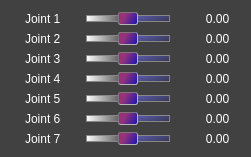
   <widget class="QWidget" name="tab_2">
    <property name="styleSheet">
     <string notr="true">font: 10pt &quot;Times New Roman&quot;;
background: rgba(65,65,65,255);
color: qlineargradient(spread:pad, x1:0, y1:0, x2:1, y2:0, stop:0 rgba(255, 135, 130, 255), stop:1 rgba(255, 255, 255, 255));</string>
    </property>
    <attribute name="title">
     <string>R</string>
    </attribute>
    <layout class="QGridLayout" name="gridLayout_9">
     <property name="leftMargin">
      <number>25</number>
     </property>
     <property name="horizontalSpacing">
      <number>25</number>
     </property>
     <property name="verticalSpacing">
      <number>5</number>
     </property>
     <item row="0" column="0">
      <widget class="QLabel" name="rJointLabel1">
       <property name="text">
        <string>Joint 1</string>
       </property>
      </widget>
     </item>
     <item row="1" column="2">
      <widget class="QLabel" name="rJointVal2">
       <property name="minimumSize">
        <size>
         <width>45</width>
         <height>0</height>
        </size>
       </property>
       <property name="text">
        <string>0.00</string>
       </property>
       <property name="alignment">
        <set>Qt::AlignCenter</set>
       </property>
      </widget>
     </item>
     <item row="0" column="2">
      <widget class="QLabel" name="rJointVal1">
       <property name="minimumSize">
        <size>
         <width>45</width>
         <height>0</height>
        </size>
       </property>
       <property name="text">
        <string>0.00</string>
       </property>
       <property name="alignment">
        <set>Qt::AlignCenter</set>
       </property>
      </widget>
     </item>
     <item row="5" column="0">
      <widget class="QLabel" name="rJointLabel6">
       <property name="text">
        <string>Joint 6</string>
       </property>
      </widget>
     </item>
     <item row="4" column="0">
      <widget class="QLabel" name="rJointLabel5">
       <property name="text">
        <string>Joint 5</string>
       </property>
      </widget>
     </item>
     <item row="3" column="2">
      <widget class="QLabel" name="rJointVal4">
       <property name="minimumSize">
        <size>
         <width>45</width>
         <height>0</height>
        </size>
       </property>
       <property name="text">
        <string>0.00</string>
       </property>
       <property name="alignment">
        <set>Qt::AlignCenter</set>
       </property>
      </widget>
     </item>
     <item row="5" column="2">
      <widget class="QLabel" name="rJointVal6">
       <property name="minimumSize">
        <size>
         <width>45</width>
         <height>0</height>
        </size>
       </property>
       <property name="text">
        <string>0.00</string>
       </property>
       <property name="alignment">
        <set>Qt::AlignCenter</set>
       </property>
      </widget>
     </item>
     <item row="3" column="0">
      <widget class="QLabel" name="rJointLabel4">
       <property name="text">
        <string>Joint 4</string>
       </property>
      </widget>
     </item>
     <item row="4" column="2">
      <widget class="QLabel" name="rJointVal5">
       <property name="minimumSize">
        <size>
         <width>45</width>
         <height>0</height>
        </size>
       </property>
       <property name="text">
        <string>0.00</string>
       </property>
       <property name="alignment">
        <set>Qt::AlignCenter</set>
       </property>
      </widget>
     </item>
     <item row="1" column="0">
      <widget class="QLabel" name="rJointLabel2">
       <property name="text">
        <string>Joint 2</string>
       </property>
      </widget>
     </item>
     <item row="6" column="2">
      <widget class="QLabel" name="rJointVal7">
       <property name="minimumSize">
        <size>
         <width>45</width>
         <height>0</height>
        </size>
       </property>
       <property name="text">
        <string>0.00</string>
       </property>
       <property name="alignment">
        <set>Qt::AlignCenter</set>
       </property>
      </widget>
     </item>
     <item row="2" column="2">
      <widget class="QLabel" name="rJointVal3">
       <property name="minimumSize">
        <size>
         <width>45</width>
         <height>0</height>
        </size>
       </property>
       <property name="text">
        <string>0.00</string>
       </property>
       <property name="alignment">
        <set>Qt::AlignCenter</set>
       </property>
      </widget>
     </item>
     <item row="2" column="0">
      <widget class="QLabel" name="rJointLabel3">
       <property name="text">
        <string>Joint 3</string>
       </property>
      </widget>
     </item>
     <item row="6" column="0">
      <widget class="QLabel" name="rJointLabel7">
       <property name="text">
        <string>Joint 7</string>
       </property>
      </widget>
     </item>
     <item row="0" column="1">
      <widget class="QSlider" name="rJointSlider1">
       <property name="styleSheet">
        <string notr="true">QSlider::groove:horizontal {
    border: 1px solid rgb(135,135,135);
    height: 5px;
    background: qlineargradient(x1:0, y1:0.8, x2:1, y2:1, stop:0 rgb(120,120,255), stop:1 rgb(55,55,80));
    margin: 2px 0px;
}

QSlider::handle:horizontal {
    background: qlineargradient(x1:0.2, y1:0.7, x2:1, y2:1, stop:0 rgb(150,50,120), stop:1 rgb(20,20,180));
    border: 0.5px solid rgb(120,120,120);
	border-right: 1px solid rgb(180,180,180);
	border-bottom: 1px solid rgb(180,180,180);
    width: 18px;
    margin: -4px 0; /* handle is placed by default on the contents rect of the groove. Expand outside the groove */
    border-radius: 2px;
}
QSlider::sub-page:horizontal {
	border: 1px solid rgb(135,135,135);
    height: 5px;
	margin: 2px 0;
    background: qlineargradient(x1:1, y1:0, x2:0, y2:0, stop:0 rgb(50,50,50), stop:1 rgb(255,255,255));
}

</string>
       </property>
       <property name="maximum">
        <number>100</number>
       </property>
       <property name="value">
        <number>50</number>
       </property>
       <property name="orientation">
        <enum>Qt::Horizontal</enum>
       </property>
      </widget>
     </item>
     <item row="1" column="1">
      <widget class="QSlider" name="rJointSlider2">
       <property name="styleSheet">
        <string notr="true">QSlider::groove:horizontal {
    border: 1px solid rgb(135,135,135);
    height: 5px;
    background: qlineargradient(x1:0, y1:0.8, x2:1, y2:1, stop:0 rgb(120,120,255), stop:1 rgb(55,55,80));
    margin: 2px 0px;
}

QSlider::handle:horizontal {
    background: qlineargradient(x1:0.2, y1:0.7, x2:1, y2:1, stop:0 rgb(150,50,120), stop:1 rgb(20,20,180));
    border: 0.5px solid rgb(120,120,120);
	border-right: 1px solid rgb(180,180,180);
	border-bottom: 1px solid rgb(180,180,180);
    width: 18px;
    margin: -4px 0; /* handle is placed by default on the contents rect of the groove. Expand outside the groove */
    border-radius: 2px;
}
QSlider::sub-page:horizontal {
	border: 1px solid rgb(135,135,135);
    height: 5px;
	margin: 2px 0;
    background: qlineargradient(x1:1, y1:0, x2:0, y2:0, stop:0 rgb(50,50,50), stop:1 rgb(255,255,255));
}

</string>
       </property>
       <property name="maximum">
        <number>100</number>
       </property>
       <property name="value">
        <number>50</number>
       </property>
       <property name="orientation">
        <enum>Qt::Horizontal</enum>
       </property>
      </widget>
     </item>
     <item row="2" column="1">
      <widget class="QSlider" name="rJointSlider3">
       <property name="styleSheet">
        <string notr="true">QSlider::groove:horizontal {
    border: 1px solid rgb(135,135,135);
    height: 5px;
    background: qlineargradient(x1:0, y1:0.8, x2:1, y2:1, stop:0 rgb(120,120,255), stop:1 rgb(55,55,80));
    margin: 2px 0px;
}

QSlider::handle:horizontal {
    background: qlineargradient(x1:0.2, y1:0.7, x2:1, y2:1, stop:0 rgb(150,50,120), stop:1 rgb(20,20,180));
    border: 0.5px solid rgb(120,120,120);
	border-right: 1px solid rgb(180,180,180);
	border-bottom: 1px solid rgb(180,180,180);
    width: 18px;
    margin: -4px 0; /* handle is placed by default on the contents rect of the groove. Expand outside the groove */
    border-radius: 2px;
}
QSlider::sub-page:horizontal {
	border: 1px solid rgb(135,135,135);
    height: 5px;
	margin: 2px 0;
    background: qlineargradient(x1:1, y1:0, x2:0, y2:0, stop:0 rgb(50,50,50), stop:1 rgb(255,255,255));
}

</string>
       </property>
       <property name="maximum">
        <number>100</number>
       </property>
       <property name="value">
        <number>50</number>
       </property>
       <property name="orientation">
        <enum>Qt::Horizontal</enum>
       </property>
      </widget>
     </item>
     <item row="3" column="1">
      <widget class="QSlider" name="rJointSlider4">
       <property name="styleSheet">
        <string notr="true">QSlider::groove:horizontal {
    border: 1px solid rgb(135,135,135);
    height: 5px;
    background: qlineargradient(x1:0, y1:0.8, x2:1, y2:1, stop:0 rgb(120,120,255), stop:1 rgb(55,55,80));
    margin: 2px 0px;
}

QSlider::handle:horizontal {
    background: qlineargradient(x1:0.2, y1:0.7, x2:1, y2:1, stop:0 rgb(150,50,120), stop:1 rgb(20,20,180));
    border: 0.5px solid rgb(120,120,120);
	border-right: 1px solid rgb(180,180,180);
	border-bottom: 1px solid rgb(180,180,180);
    width: 18px;
    margin: -4px 0; /* handle is placed by default on the contents rect of the groove. Expand outside the groove */
    border-radius: 2px;
}
QSlider::sub-page:horizontal {
	border: 1px solid rgb(135,135,135);
    height: 5px;
	margin: 2px 0;
    background: qlineargradient(x1:1, y1:0, x2:0, y2:0, stop:0 rgb(50,50,50), stop:1 rgb(255,255,255));
}

</string>
       </property>
       <property name="maximum">
        <number>100</number>
       </property>
       <property name="value">
        <number>50</number>
       </property>
       <property name="orientation">
        <enum>Qt::Horizontal</enum>
       </property>
      </widget>
     </item>
     <item row="4" column="1">
      <widget class="QSlider" name="rJointSlider5">
       <property name="styleSheet">
        <string notr="true">QSlider::groove:horizontal {
    border: 1px solid rgb(135,135,135);
    height: 5px;
    background: qlineargradient(x1:0, y1:0.8, x2:1, y2:1, stop:0 rgb(120,120,255), stop:1 rgb(55,55,80));
    margin: 2px 0px;
}

QSlider::handle:horizontal {
    background: qlineargradient(x1:0.2, y1:0.7, x2:1, y2:1, stop:0 rgb(150,50,120), stop:1 rgb(20,20,180));
    border: 0.5px solid rgb(120,120,120);
	border-right: 1px solid rgb(180,180,180);
	border-bottom: 1px solid rgb(180,180,180);
    width: 18px;
    margin: -4px 0; /* handle is placed by default on the contents rect of the groove. Expand outside the groove */
    border-radius: 2px;
}
QSlider::sub-page:horizontal {
	border: 1px solid rgb(135,135,135);
    height: 5px;
	margin: 2px 0;
    background: qlineargradient(x1:1, y1:0, x2:0, y2:0, stop:0 rgb(50,50,50), stop:1 rgb(255,255,255));
}

</string>
       </property>
       <property name="maximum">
        <number>100</number>
       </property>
       <property name="value">
        <number>50</number>
       </property>
       <property name="orientation">
        <enum>Qt::Horizontal</enum>
       </property>
      </widget>
     </item>
     <item row="5" column="1">
      <widget class="QSlider" name="rJointSlider6">
       <property name="styleSheet">
        <string notr="true">QSlider::groove:horizontal {
    border: 1px solid rgb(135,135,135);
    height: 5px;
    background: qlineargradient(x1:0, y1:0.8, x2:1, y2:1, stop:0 rgb(120,120,255), stop:1 rgb(55,55,80));
    margin: 2px 0px;
}

QSlider::handle:horizontal {
    background: qlineargradient(x1:0.2, y1:0.7, x2:1, y2:1, stop:0 rgb(150,50,120), stop:1 rgb(20,20,180));
    border: 0.5px solid rgb(120,120,120);
	border-right: 1px solid rgb(180,180,180);
	border-bottom: 1px solid rgb(180,180,180);
    width: 18px;
    margin: -4px 0; /* handle is placed by default on the contents rect of the groove. Expand outside the groove */
    border-radius: 2px;
}
QSlider::sub-page:horizontal {
	border: 1px solid rgb(135,135,135);
    height: 5px;
	margin: 2px 0;
    background: qlineargradient(x1:1, y1:0, x2:0, y2:0, stop:0 rgb(50,50,50), stop:1 rgb(255,255,255));
}

</string>
       </property>
       <property name="maximum">
        <number>100</number>
       </property>
       <property name="value">
        <number>50</number>
       </property>
       <property name="orientation">
        <enum>Qt::Horizontal</enum>
       </property>
      </widget>
     </item>
     <item row="6" column="1">
      <widget class="QSlider" name="rJointSlider7">
       <property name="styleSheet">
        <string notr="true">QSlider::groove:horizontal {
    border: 1px solid rgb(135,135,135);
    height: 5px;
    background: qlineargradient(x1:0, y1:0.8, x2:1, y2:1, stop:0 rgb(120,120,255), stop:1 rgb(55,55,80));
    margin: 2px 0px;
}

QSlider::handle:horizontal {
    background: qlineargradient(x1:0.2, y1:0.7, x2:1, y2:1, stop:0 rgb(150,50,120), stop:1 rgb(20,20,180));
    border: 0.5px solid rgb(120,120,120);
	border-right: 1px solid rgb(180,180,180);
	border-bottom: 1px solid rgb(180,180,180);
    width: 18px;
    margin: -4px 0; /* handle is placed by default on the contents rect of the groove. Expand outside the groove */
    border-radius: 2px;
}
QSlider::sub-page:horizontal {
	border: 1px solid rgb(135,135,135);
    height: 5px;
	margin: 2px 0;
    background: qlineargradient(x1:1, y1:0, x2:0, y2:0, stop:0 rgb(50,50,50), stop:1 rgb(255,255,255));
}

</string>
       </property>
       <property name="maximum">
        <number>100</number>
       </property>
       <property name="value">
        <number>50</number>
       </property>
       <property name="orientation">
        <enum>Qt::Horizontal</enum>
       </property>
      </widget>
     </item>
    </layout>
   </widget>
